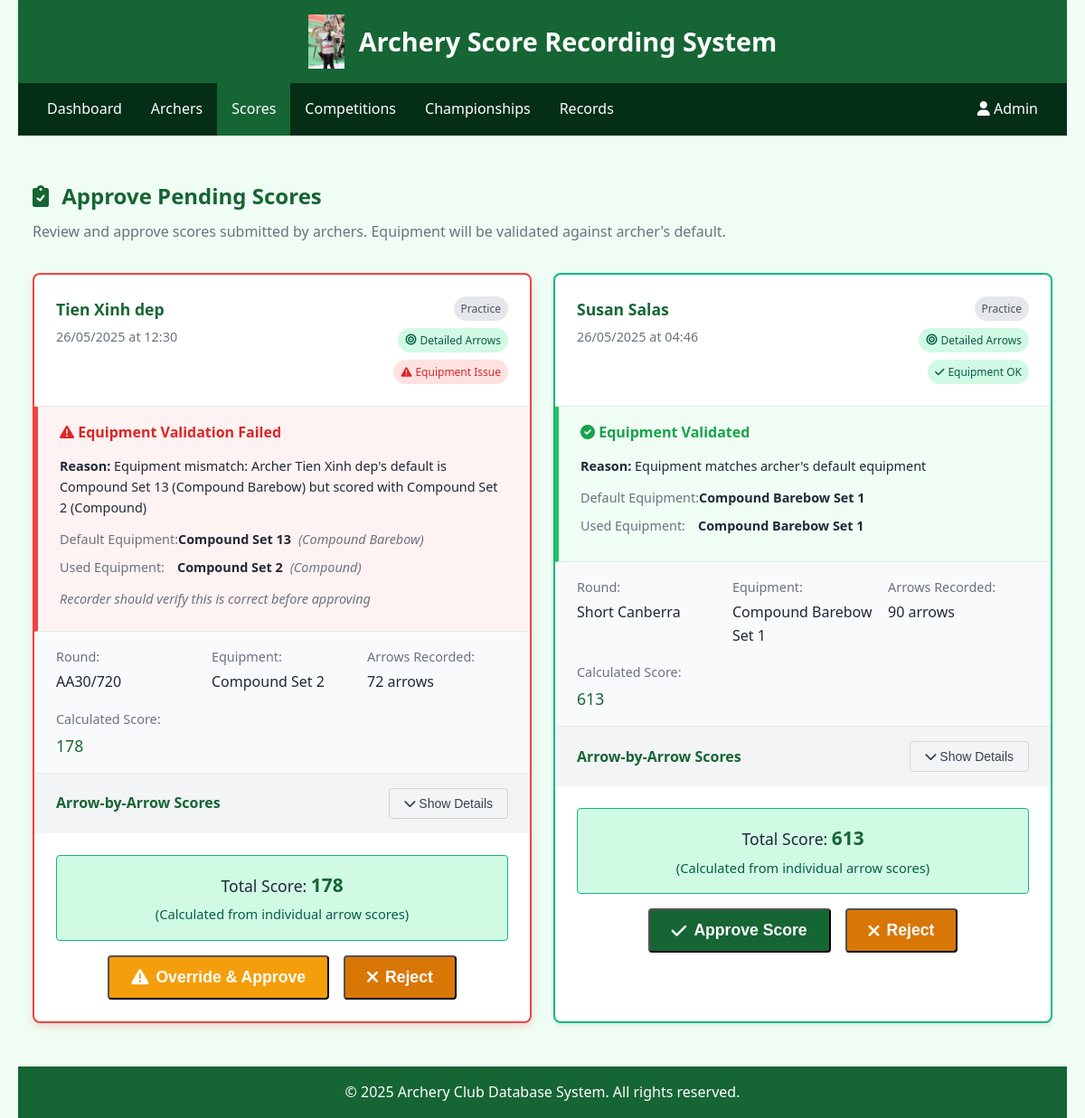
The app's page /recorder/pending_scores.php (signed in) with its own data.
### tables this page shows
CREATE TABLE `RecorderTable` (
  `RecorderID` int(11) NOT NULL,
  `Username` varchar(50) NOT NULL,
  `Password` varchar(255) NOT NULL,
  `FirstName` varchar(50) NOT NULL,
  `LastName` varchar(50) NOT NULL,
  `Email` varchar(100) NOT NULL,
  `IsActive` tinyint(1) DEFAULT '1'
);

CREATE TABLE `ScoreStagingTable` (
  `StageID` int(11) NOT NULL,
  `ArcherID` int(11) NOT NULL,
  `RoundID` int(11) NOT NULL,
  `EquipmentID` int(11) NOT NULL,
  `Date` date NOT NULL,
  `Time` time NOT NULL,
  `IsPractice` tinyint(1) DEFAULT '1',
  `IsCompetition` tinyint(1) DEFAULT '0',
  `CompetitionID` int(11) DEFAULT NULL,
  `TotalScore` int(11) DEFAULT NULL
);

CREATE TABLE `ArcherTable` (
  `ArcherID` int(11) NOT NULL,
  `FirstName` varchar(50) NOT NULL,
  `LastName` varchar(50) NOT NULL,
  `Gender` enum('Male','Female') NOT NULL,
  `DOB` date NOT NULL,
  `ClassID` int(11) NOT NULL,
  `DefaultDivisionID` int(11) NOT NULL,
  `DefaultEquipmentID` int(11) NOT NULL,
  `IsActive` tinyint(1) DEFAULT '1'
);

CREATE TABLE `EquipmentTable` (
  `EquipmentID` int(11) NOT NULL,
  `EquipmentName` varchar(50) NOT NULL,
  `DivisionID` int(11) NOT NULL
);

CREATE TABLE `DivisionTable` (
  `DivisionID` int(11) NOT NULL,
  `DivisionName` varchar(100) NOT NULL,
  `Gender` varchar(6) DEFAULT NULL
);

CREATE TABLE `RoundTable` (
  `RoundID` int(11) NOT NULL,
  `RoundName` varchar(100) NOT NULL,
  `TotalArrows` int(11) NOT NULL,
  `IsOfficial` tinyint(1) DEFAULT '0',
  `DateEffectiveFrom` date NOT NULL,
  `DateEffectiveTo` date DEFAULT NULL
);

### recorder/pending_scores.php (the view, shortened to what the rows shown need)
<?php
require_once '../includes/settings.php';
require_once '../includes/db_functions.php';
$recorder = getCurrentRecorder();
$pendingScores = getStagedScores();
?>
<!DOCTYPE html>
<html lang="en">
<head>
    <link rel="stylesheet" href="../css/main.css">
    <link rel="stylesheet" href="../css/navbar_recorder.css">
    <link rel="stylesheet" href="https://cdnjs.cloudflare.com/ajax/libs/font-awesome/6.0.0/css/all.min.css">
</head>
<body>
    <div class="container">
        <header>
            <div class="logo">
                <h1>Archery Score Recording System</h1>
            </div>
        </header>
        <div class="navbar">
            <div class="navbar-right">
                <div class="dropdown">
                    <a href="#" class="dropdown-toggle">
                        <i class="fas fa-user"></i> <?php echo htmlspecialchars($recorder['FirstName']); ?>
                    </a>
                </div>
            </div>
        </div>
        <main>
            <div class="pending-scores-container">
                <div class="page-header">
                    <h2><i class="fas fa-clipboard-check"></i> Approve Pending Scores</h2>
                </div>
                <?php if (empty($pendingScores)): ?>
                    <div class="no-pending-scores">
                        <i class="fas fa-check"></i>
                        <h3>No Pending Scores</h3>
                        <p>There are no pending scores waiting for approval.</p>
                    </div>
                <?php else: ?>
                    <div class="pending-scores-list">
                        <?php foreach ($pendingScores as $score): ?>
                            <?php
                            $detailedScore = getStagedScoreWithDetails($score['StageID']);
                            $hasArrowDetails = $detailedScore && !empty($detailedScore['arrow_scores']);
                            $equipmentValidation = getEquipmentValidationForStaging($score['StageID']);
                            ?>
                            <div class="score-card <?php echo $hasArrowDetails ? 'has-details' : 'basic-only'; ?> <?php echo !$equipmentValidation['valid'] ? 'equipment-warning' : ''; ?>">
                                <div class="score-header">
                                    <div class="archer-info">
                                        <h3><?php echo htmlspecialchars($score['FirstName'] . ' ' . $score['LastName']); ?></h3>
                                        <span class="score-date"><?php echo formatDate($score['Date']); ?> at <?php echo date('H:i', strtotime($score['Time'])); ?></span>
                                    </div>
                                    <div class="score-badges">
                                        <?php if ($score['IsPractice']): ?>
                                            <span class="badge badge-practice">Practice</span>
                                        <?php elseif ($score['CompetitionID']): ?>
                                            <span class="badge badge-competition">Competition</span>
                                        <?php endif; ?>
                                        <?php if ($hasArrowDetails): ?>
                                            <span class="badge badge-detailed">
                                                <i class="fas fa-bullseye"></i> Detailed Arrows
                                            </span>
                                        <?php else: ?>
                                            <span class="badge badge-basic">
                                                <i class="fas fa-clipboard"></i> Setup Only
                                            </span>
                                        <?php endif; ?>
                                        <?php if (!$equipmentValidation['valid']): ?>
                                            <span class="badge badge-equipment-warning">
                                                <i class="fas fa-exclamation-triangle"></i> Equipment Issue
                                            </span>
                                        <?php elseif (isset($equipmentValidation['warning'])): ?>
                                            <span class="badge badge-equipment-caution">
                                                <i class="fas fa-info-circle"></i> Equipment Note
                                            </span>
                                        <?php else: ?>
                                            <span class="badge badge-equipment-ok">
                                                <i class="fas fa-check"></i> Equipment OK
                                            </span>
                                        <?php endif; ?>
                                    </div>
                                </div>
                                <div class="equipment-validation <?php echo !$equipmentValidation['valid'] ? 'validation-error' : (isset($equipmentValidation['warning']) ? 'validation-warning' : 'validation-ok'); ?>">
                                    <div class="validation-header">
                                        <h4>
                                            <?php if (!$equipmentValidation['valid']): ?>
                                                <i class="fas fa-exclamation-triangle"></i> Equipment Validation Failed
                                            <?php elseif (isset($equipmentValidation['warning'])): ?>
                                                <i class="fas fa-info-circle"></i> Equipment Note
                                            <?php else: ?>
                                                <i class="fas fa-check-circle"></i> Equipment Validated
                                            <?php endif; ?>
                                        </h4>
                                    </div>
                                    <div class="validation-details">
                                        <p><strong>Reason:</strong> <?php echo htmlspecialchars($equipmentValidation['reason']); ?></p>
                                        <?php if (isset($equipmentValidation['default_equipment'])): ?>
                                            <div class="equipment-comparison">
                                                <div class="equipment-item">
                                                    <span class="equipment-label">Default Equipment:</span>
                                                    <span class="equipment-value"><?php echo htmlspecialchars($equipmentValidation['default_equipment']); ?></span>
                                                    <?php if (isset($equipmentValidation['default_division'])): ?>
                                                        <span class="division-info">(<?php echo htmlspecialchars($equipmentValidation['default_division']); ?>)</span>
                                                    <?php endif; ?>
                                                </div>
                                                <div class="equipment-item">
                                                    <span class="equipment-label">Used Equipment:</span>
                                                    <span class="equipment-value"><?php echo htmlspecialchars($equipmentValidation['selected_equipment']); ?></span>
                                                    <?php if (isset($equipmentValidation['selected_division'])): ?>
                                                        <span class="division-info">(<?php echo htmlspecialchars($equipmentValidation['selected_division']); ?>)</span>
                                                    <?php endif; ?>
                                                </div>
                                            </div>
                                        <?php endif; ?>
                                        <?php if (isset($equipmentValidation['suggestion'])): ?>
                                            <p class="validation-suggestion"><em><?php echo htmlspecialchars($equipmentValidation['suggestion']); ?></em></p>
                                        <?php endif; ?>
                                    </div>
                                </div>
                                <div class="score-details">
                                    <div class="detail-item">
                                        <span class="detail-label">Round:</span>
                                        <span class="detail-value"><?php echo htmlspecialchars($score['RoundName']); ?></span>
                                    </div>
                                    <div class="detail-item">
                                        <span class="detail-label">Equipment:</span>
                                        <span class="detail-value"><?php echo htmlspecialchars($score['EquipmentName']); ?></span>
                                    </div>
                                    <?php if ($hasArrowDetails): ?>
                                        <div class="detail-item">
                                            <span class="detail-label">Arrows Recorded:</span>
                                            <span class="detail-value"><?php echo count($detailedScore['arrow_scores']); ?> arrows</span>
                                        </div>
                                        <?php if ($detailedScore['TotalScore']): ?>
                                            <div class="detail-item">
                                                <span class="detail-label">Calculated Score:</span>
                                                <span class="detail-value highlight"><?php echo $detailedScore['TotalScore']; ?></span>
                                            </div>
                                        <?php endif; ?>
                                    <?php endif; ?>
                                </div>
                                <?php if ($hasArrowDetails): ?>
                                    <div class="arrow-details-section">
                                        <div class="arrow-details-header">
                                            <h4>Arrow-by-Arrow Scores</h4>
                                            <button type="button" class="btn-toggle-details" onclick="toggleArrowDetails(<?php echo $score['StageID']; ?>)">
                                                <i class="fas fa-chevron-down"></i> Show Details
                                            </button>
                                        </div>
                                    </div>
                                <?php endif; ?>
                                <div class="score-entry-section">
                                    <?php if ($hasArrowDetails): ?>
                                        <div class="calculated-score-info">
                                            <div class="calculated-total">
                                                Total Score: <strong><?php echo isset($detailedScore['TotalScore']) ? $detailedScore['TotalScore'] : 0; ?></strong>
                                                <small>(Calculated from individual arrow scores)</small>
                                            </div>
                                        </div>
                                        <div class="action-buttons">
                                            <?php if ($equipmentValidation['valid']): ?>
                                                <form method="post" action="pending_scores.php" style="display: inline;">
                                                    <button type="submit" name="approve" class="btn btn-primary" onclick="return confirm('Approve this score with calculated total of <?php echo isset($detailedScore['TotalScore']) ? $detailedScore['TotalScore'] : 0; ?>?')">
                                                        <i class="fas fa-check"></i> Approve Score
                                                    </button>
                                                </form>
                                            <?php else: ?>
                                                <button type="button" class="btn btn-warning" onclick="openEquipmentOverrideModal(<?php echo $score['StageID']; ?>, <?php echo isset($detailedScore['TotalScore']) ? $detailedScore['TotalScore'] : 0; ?>)">
                                                    <i class="fas fa-exclamation-triangle"></i> Override & Approve
                                                </button>
                                            <?php endif; ?>
                                            <button type="button" class="btn btn-secondary" onclick="openRejectModal(<?php echo $score['StageID']; ?>)">
                                                <i class="fas fa-times"></i> Reject
                                            </button>
                                        </div>
                                    <?php endif; ?>
                                </div>
                            </div>
                        <?php endforeach; ?>
                    </div>
                <?php endif; ?>
            </div>
        </main>
    </div>
</body>
</html>

### records on screen
recordertable: FirstName "Admin"
scorestagingtable: ArcherID.LastName "Tien Xinh dep", Date "26/05/2025", Time "12:30", IsPractice "Practice", shows "Equipment Issue", shows "Equipment Validation Failed", reason "Equipment mismatch: Archer Tien Xinh dep's default is Compound Set 13 (Compound Barebow) but scored with Compound Set 2 (Compound)", equipmenttable.EquipmentName "Compound Set 13", divisiontable.DivisionName "Compound Barebow", EquipmentID.EquipmentName "Compound Set 2", divisiontable.DivisionName "Compound", suggestion "Recorder should verify this is correct before approving", RoundID.RoundName "AA30/720", count($detailedScore['arrow_scores']) "72", TotalScore "178"
scorestagingtable: ArcherID.LastName "Susan Salas", Date "26/05/2025", Time "04:46", IsPractice "Practice", shows "Equipment OK", shows "Equipment Validated", reason "Equipment matches archer's default equipment", EquipmentID.EquipmentName "Compound Barebow Set 1", RoundID.RoundName "Short Canberra", count($detailedScore['arrow_scores']) "90", TotalScore "613"
